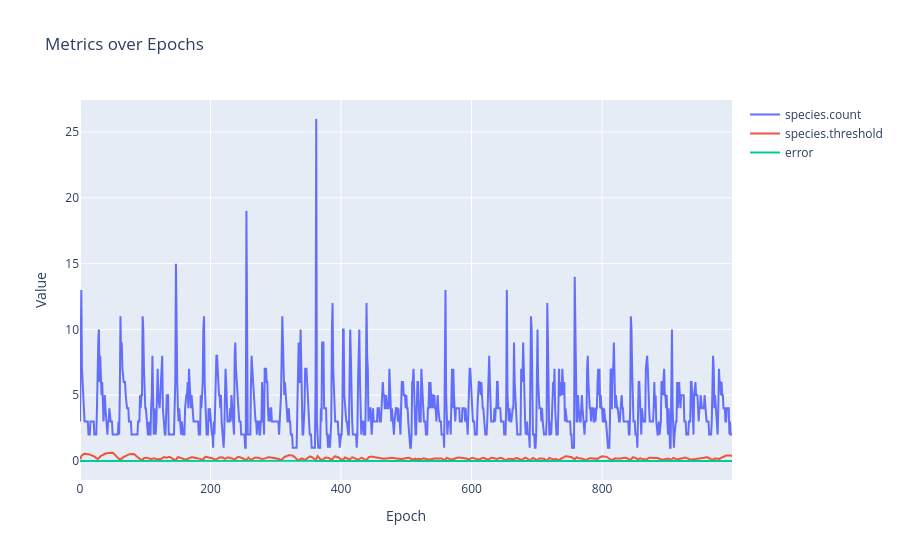

Notebook source saved alongside this figure:
### Markdown cell above
### Metrics

Using the `rd.MetricCollector` we can aggregate the metrics for the whole engine's run and visualize the metrics we want to track here once the engine has finished. In this case we only want to see our three expressions, but we could also see any `rd.Metric` that the engine tracks - refer to the docs for more details.

### Code cell
collector.plot("species.count", "species.threshold", "error")

### Figure 1 — Plotly figure (JSON) as saved in the notebook; plotly's stock layout.template omitted (floating-point values rounded to 4 significant figures; data arrays with more than 128 entries replaced by an {"elided": "..."} marker saying what was removed)
{"data": [{"mode": "lines", "name": "species.count", "type": "scatter", "x": {"elided": "1000 int values"}, "y": {"elided": "1000 int values"}}, {"mode": "lines", "name": "species.threshold", "type": "scatter", "x": {"elided": "1000 int values"}, "y": {"elided": "1000 float values"}}, {"mode": "lines", "name": "error", "type": "scatter", "x": {"elided": "1000 int values"}, "y": {"elided": "1000 float values"}}], "layout": {"hovermode": "x unified", "legend": {"x": 1.02, "xanchor": "left", "y": 1, "yanchor": "top"}, "title": {"text": "Metrics over Epochs"}, "xaxis": {"title": {"text": "Epoch"}}, "yaxis": {"title": {"text": "Value"}}}}
